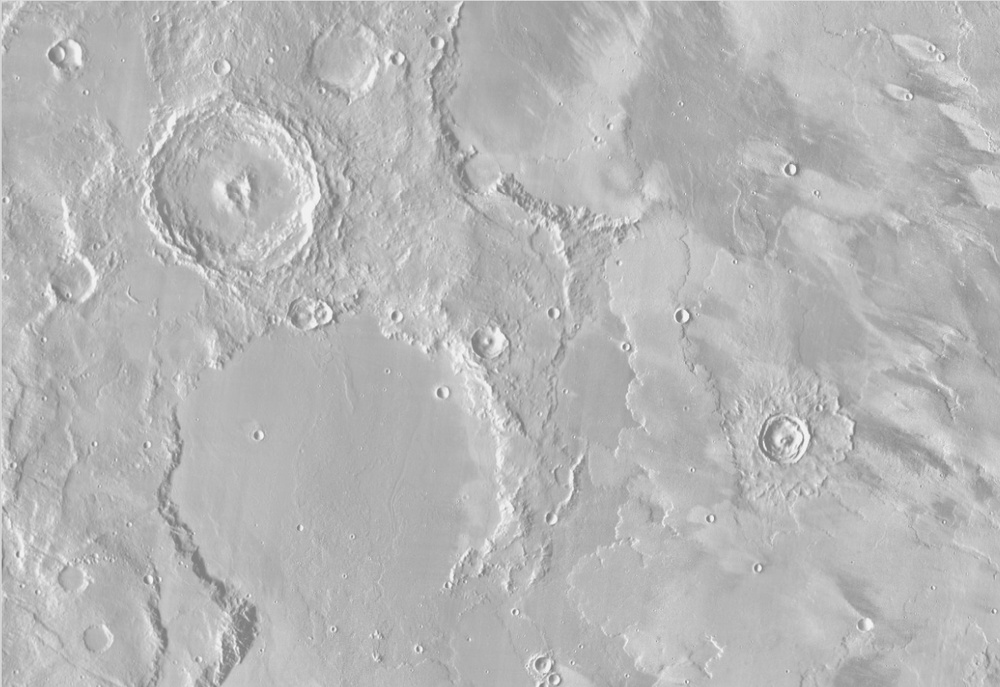
#> input picture CV_Lab03/Task/terrain.jpg, 1000 x 687 px, shrunk from 1255 x 862 before the run
$ python lab3_task2.py
#> lines starting #> are read from the running program, lines starting #| are printed output that depends on the picture; after the words box and inside, x2 and y2 are one past the last pixel; in counts of white or black regions, pixels touching at a corner belong together
import cv2
import numpy as np
from matplotlib import pyplot as plt

fname = 'terrain.jpg'
# fname = 'office.jpg'

I = cv2.imread(fname, cv2.IMREAD_GRAYSCALE)
#> I is the input picture: shape (687, 1000); min 117, max 250, mean 182.2
print('shape(I) = ', I.shape)
#| shape(I) =  (687, 1000)
print('shape(I.ravel) = ', I.ravel().shape)
#| shape(I.ravel) =  (687000,)

f, axes = plt.subplots(2, 3, figsize=(10, 7))

# ---------------------------- Visualize Image I and it's Histogram ------------------------------
axes[0, 0].imshow(I, 'gray', vmin=0, vmax=255)
axes[0, 0].axis('off')
# Hist = np.hist(I.ravel(), 255, [0, 256])
# Hist = cv2.calcHist(I,[0], None, [256], [0, 256])
# HistCumSum = np.cumsum(Hist)
axes[1, 0].hist(I.ravel(), 256, [0, 256])
'''
256: number of bins in the histogram. In this case, there are 256 bins.
'''
# -------------------------------- automatically obtaining a and  --------------------------------


def implement_ab(image, percent = 2):

#> called with percent = 2
    hist = cv2.calcHist([image], [0], None, [256], [0, 256])
#> hist = 256 values, max 24963 at index 182, min 0 at index 0, mean 2683.6
    max_index = np.where(hist == np.max(hist))[0][0]
#> max_index = 182
    print(max_index)
#| 182
    print(np.max(hist))
#| 24963.0

    for i in range(max_index):
        if hist[max_index-i] <= ((np.max(hist) * percent) / 100):
            a = max_index-i
            print('a =', a)
            break
#> this loop made 42 passes
#> a on pass 42: 141
#| a = 141
    for i in range(max_index):
        if hist[max_index+i] <= ((np.max(hist) * percent) / 100):
            b = max_index + i
            print('b =', b)
            break
#> this loop made 46 passes
#> b on pass 46: 227
#| b = 227
    return a, b


# b = 240
# a = 135
a, b = implement_ab(I)
#> a = 141; b = 227

# ------------------------------------ Constructing Image J --------------------------------------

J = (I-a) * 255.0 / (b-a)
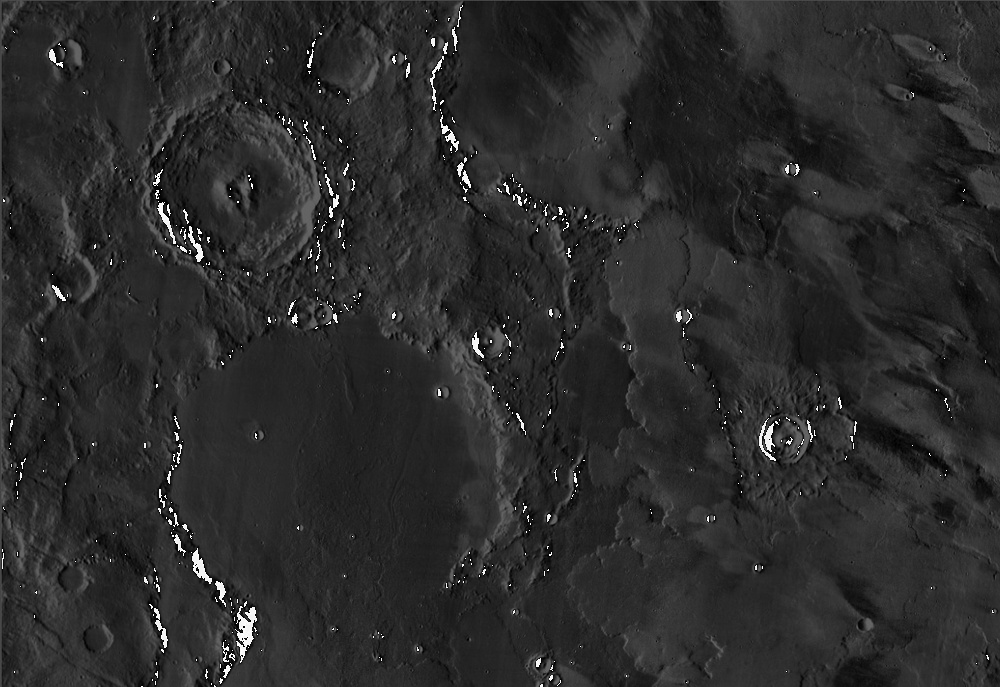
#> J: shape (687, 1000) float64; min 0, max 756.1, mean 128.9; drawn with min black and max white
J[J < 0] = 0
J[J > 255] = 255
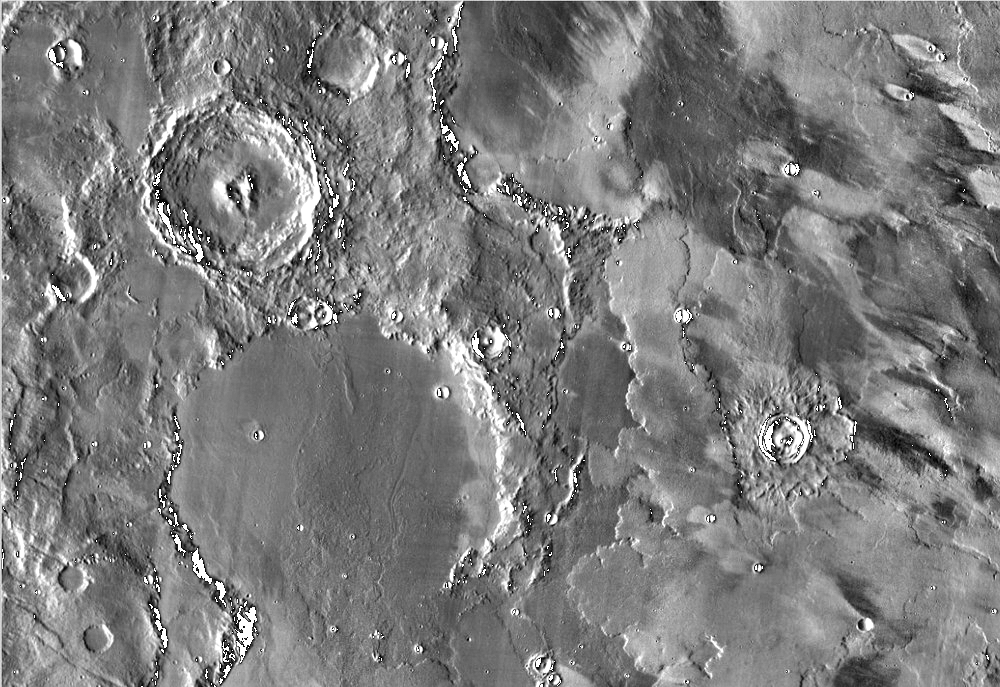
#> J: shape (687, 1000) float64; 1.83% of pixels changed, all inside (x1, y1, x2, y2) = (1, 1, 996, 687)
J = J.astype(np.uint8)
print('shape(J) = ', J.shape)
#| shape(J) =  (687, 1000)
print('shape(J.ravel) = ', J.ravel().shape)
#| shape(J.ravel) =  (687000,)

# ---------------------------- Visualize Image J and it's Histogram ------------------------------
axes[0, 1].imshow(J, 'gray', vmin=0, vmax=255)
axes[0, 1].axis('off')
axes[1, 1].hist(J.ravel(), 255, [0, 256])


# --------------------------- Constructing histogram equalization of I -------------------------

K = cv2.equalizeHist(I)
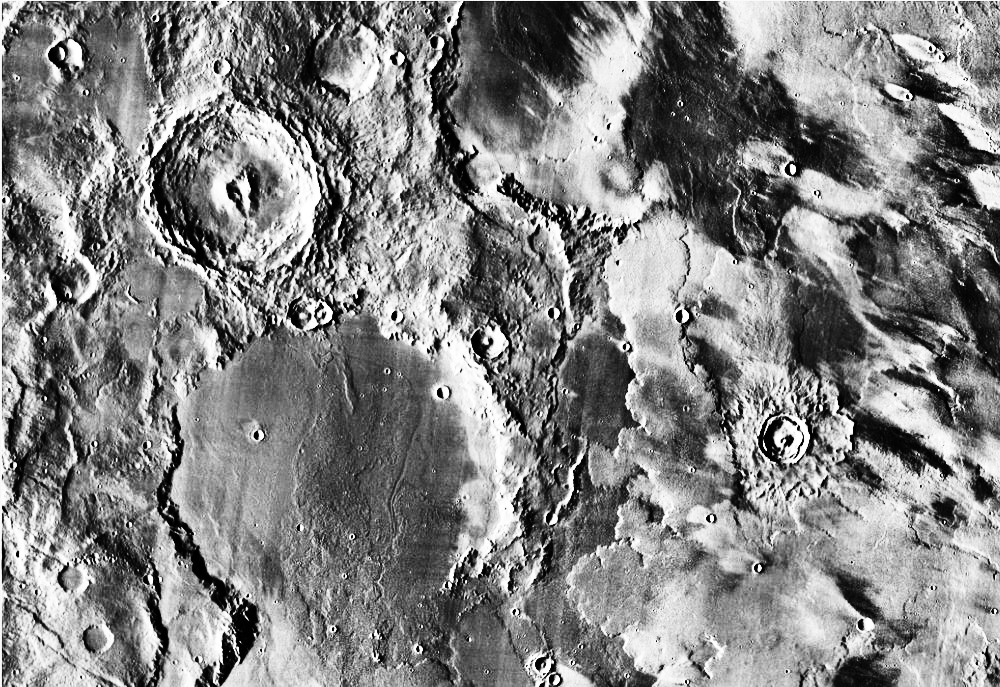
#> K: shape (687, 1000); min 0, max 255, mean 130.5


# ---------------------------- Visualize  histogram equalization of I  -------------------------

axes[0, 2].imshow(K, 'gray', vmin=0, vmax=255)
axes[0, 2].axis('off')

axes[1, 2].hist(K.ravel(), 255, [0, 256])


# axes[1, 1].hist(I[1], 256, [0, 256])
# axes[1, 1].hist(I, 256, [0, 256])


plt.show()
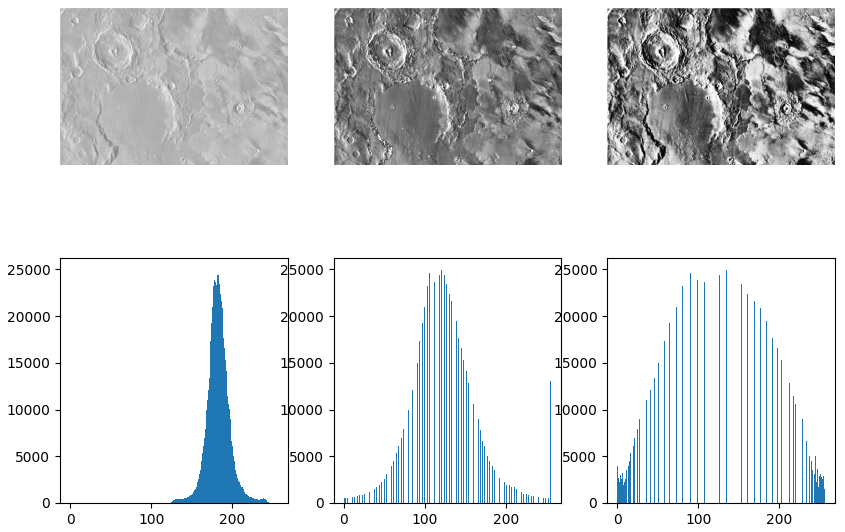
#> figure drawn by matplotlib, 6 panels; panel 4: tallest bar 24963 high, from x = 182 to 183; panel 5: tallest bar 24963 high, from x = 120.5 to 121.5; panel 6: tallest bar 24963 high, from x = 134.5 to 135.5

$ run again, with CV_Lab03/Task/branches.jpg copied over CV_Lab03/Task/terrain.jpg
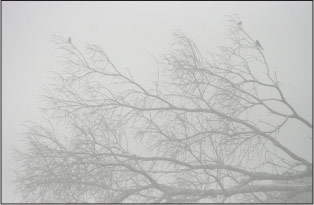
#> input picture CV_Lab03/Task/branches.jpg, 314 x 205 px
#| shape(I) =  (205, 314)
#| shape(I.ravel) =  (64370,)
#> hist = 256 values, max 2885 at index 219, min 0 at index 0, mean 251.4
#> max_index = 219
#| 219
#| 2885.0
#> the loop in implement_ab, `for i in range(max_index):` made 79 passes
#> a on pass 79: 141
#> (printed output is left out)
#> the loop in implement_ab, `for i in range(max_index):` made 6 passes
#> b on pass 6: 224
#> (printed output is left out)
#> `a, b = implement_ab(I)`: a = 141; b = 224
#> `J[J > 255] = 255`:
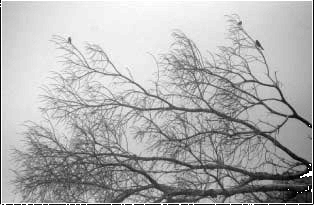
#> J: shape (205, 314) float64; min 0, max 255, mean 175.5
#| shape(J) =  (205, 314)
#| shape(J.ravel) =  (64370,)
#> `K = cv2.equalizeHist(I)`:
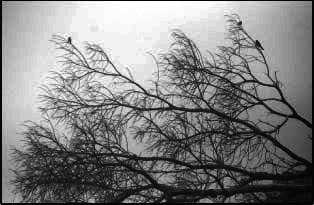
#> K: shape (205, 314); min 0, max 255, mean 129.8

$ run again, with CV_Lab03/Task/map.jpg copied over CV_Lab03/Task/terrain.jpg
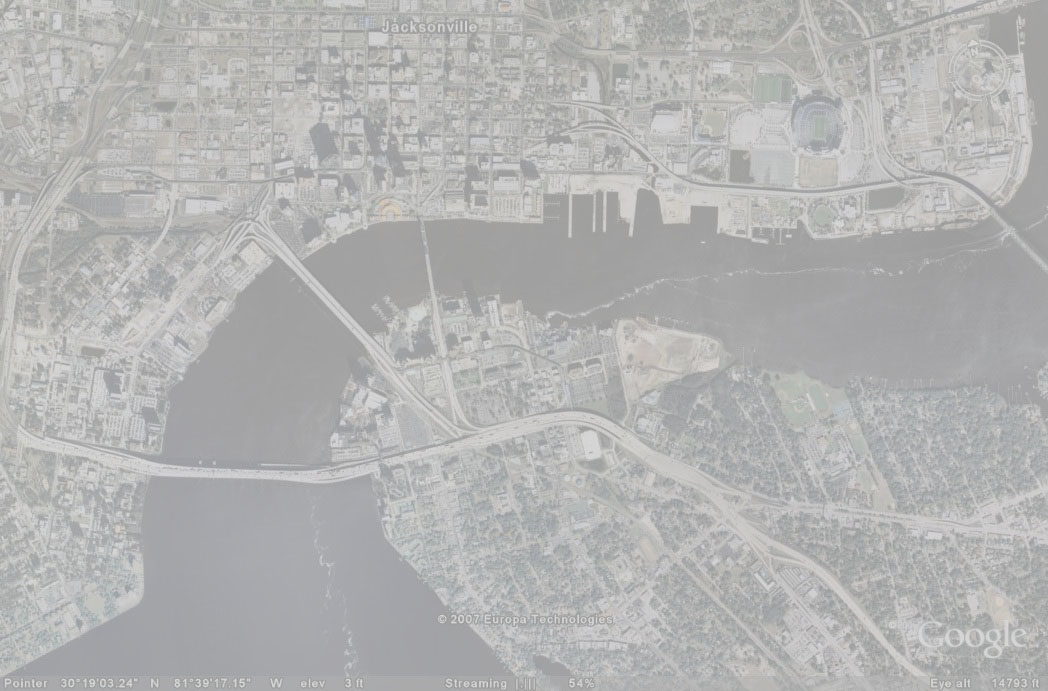
#> input picture CV_Lab03/Task/map.jpg, 1048 x 691 px
#| shape(I) =  (691, 1048)
#| shape(I.ravel) =  (724168,)
#> hist = 256 values, max 35509 at index 163, min 0 at index 0, mean 2828.8
#> max_index = 163
#| 163
#| 35509.0
#> the loop in implement_ab, `for i in range(max_index):` made 9 passes
#> a on pass 9: 155
#> (printed output is left out)
#> the loop in implement_ab, `for i in range(max_index):` made 52 passes
#> b on pass 52: 214
#> (printed output is left out)
#> `a, b = implement_ab(I)`: a = 155; b = 214
#> `J[J > 255] = 255`:
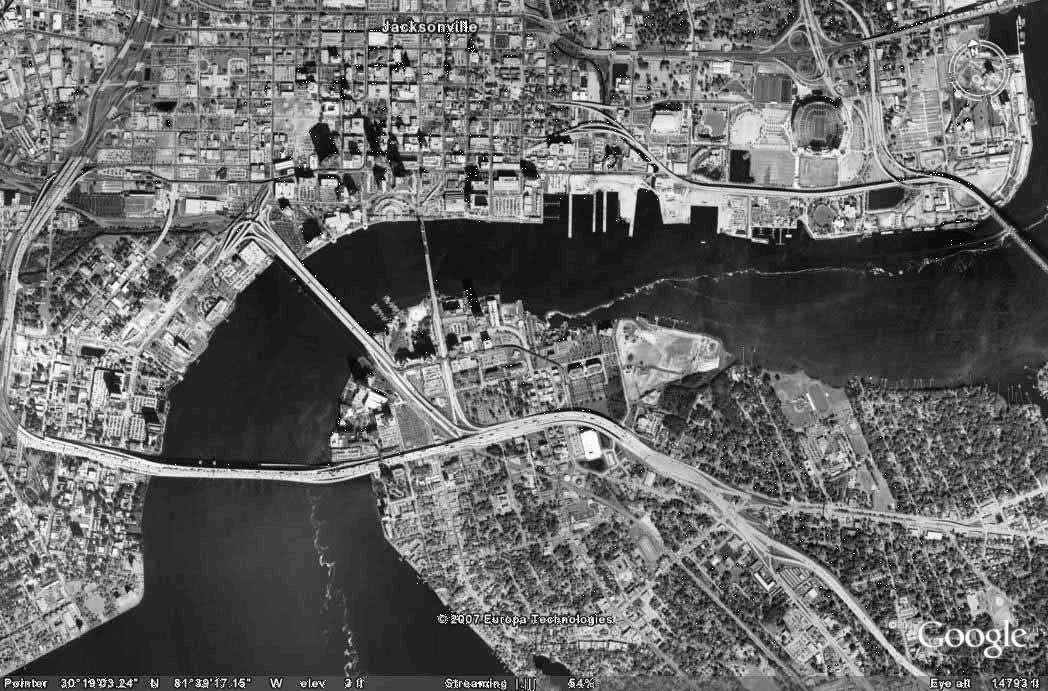
#> J: shape (691, 1048) float64; min 0, max 255, mean 104.4
#| shape(J) =  (691, 1048)
#| shape(J.ravel) =  (724168,)
#> `K = cv2.equalizeHist(I)`:
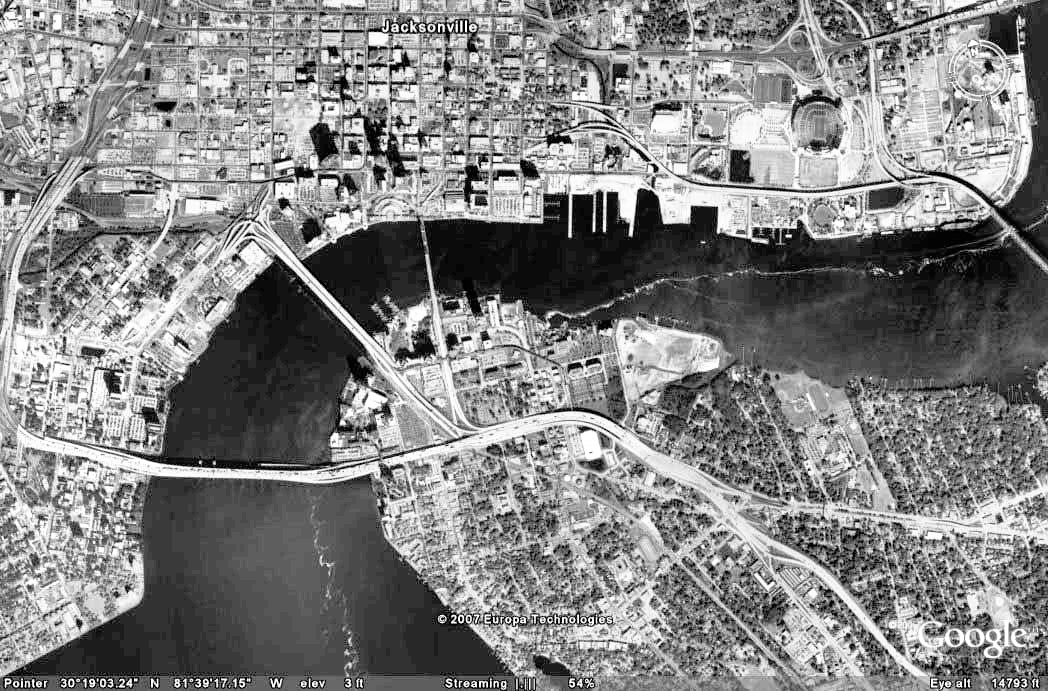
#> K: shape (691, 1048); min 0, max 255, mean 130.4
